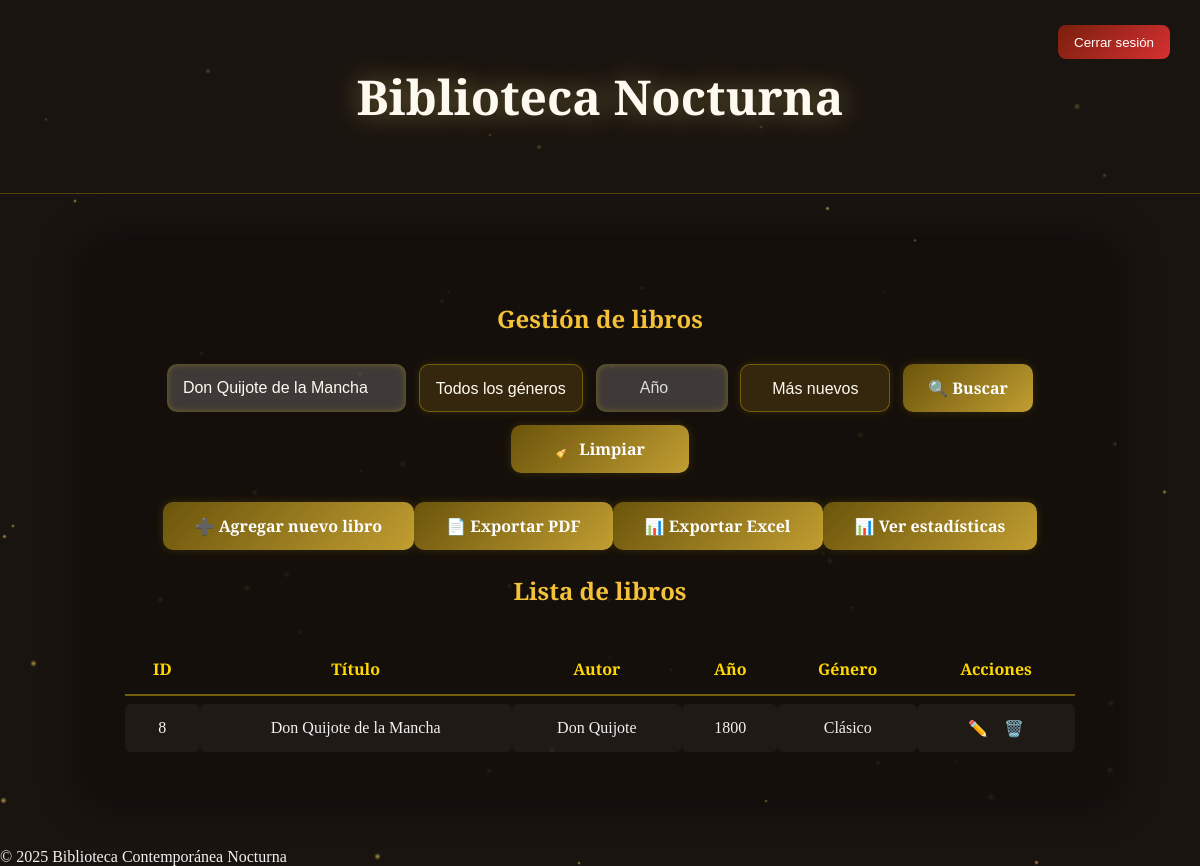
Page /panel.php?buscar=Don Quijote de la Mancha (signed in) on the committed database.
### tables this page shows
CREATE TABLE books (
            id INTEGER PRIMARY KEY AUTOINCREMENT,
            title TEXT NOT NULL,
            author TEXT NOT NULL,
            year INTEGER,
            genre TEXT,
            created_at DATETIME DEFAULT CURRENT_TIMESTAMP
        );

### models/Book.php (called while the page is built, shortened)
<?php
class Book {
    private $db;
    public function __construct($dbPath = 'db/biblioteca.db') {
        try {
            $this->db = new PDO('sqlite:' . $dbPath);
            $this->db->setAttribute(PDO::ATTR_ERRMODE, PDO::ERRMODE_EXCEPTION);
        } catch (PDOException $e) {
            die("❌ Error de conexión: " . $e->getMessage());
        }
    }
    public function getBooks($search = '', $genre = '', $year = '', $order = 'desc') {
        $query = "SELECT * FROM books WHERE 1";
        $params = [];
        if ($search !== '') {
            $query .= " AND (title LIKE ? OR author LIKE ?)";
            $params[] = "%$search%";
            $params[] = "%$search%";
        }
        $order = ($order === 'asc') ? 'ASC' : 'DESC';
        $query .= " ORDER BY year $order, id $order";
        $stmt = $this->db->prepare($query);
        $stmt->execute($params);
        return $stmt->fetchAll(PDO::FETCH_ASSOC);
    }
}
?>

### panel.php (the view, shortened to what this page needs)
<?php
require_once 'models/Book.php';
$book = new Book();
$searchTerm = $_GET['buscar'] ?? '';
$genre = $_GET['genre'] ?? '';
$year = $_GET['year'] ?? '';
$order = $_GET['order'] ?? 'desc';
$result = $book->getBooks($searchTerm, $genre, $year, $order);
?>
<!DOCTYPE html>
<html lang="es">
<head>
<link rel="stylesheet" href="css/panel.css">
</head>
<body>
<div id="particles"></div>
<header>
  <h1>Biblioteca Nocturna</h1>
  <form method="POST" action="logout.php">
    <button class="logout">Cerrar sesión</button>
  </form>
</header>
<div class="container">
  <h2>Gestión de libros</h2>
  <form class="search-bar" method="GET" action="">
    <input type="text" name="buscar" placeholder="Buscar por título o autor"
           value="<?= htmlspecialchars($searchTerm) ?>">
    <select name="genre" class="select-filter">
      <option value="">Todos los géneros</option>
    </select>
    <input type="number" name="year" placeholder="Año" min="0"
           value="<?= htmlspecialchars($year) ?>" class="input-year">
    <select name="order" class="select-filter">
      <option value="desc" <?= ($order === 'desc') ? 'selected' : '' ?>>Más nuevos</option>
    </select>
    <button type="submit" class="btn-golden">🔍 Buscar</button>
    <a href="panel.php" class="btn-golden">🧹 Limpiar</a>
  </form>
  <div class="add-btn">
    <a href="add.php" class="btn-golden">➕ Agregar nuevo libro</a>
	<a href="export.php?type=pdf&<?= http_build_query($_GET) ?>" class="btn-golden">📄 Exportar PDF</a>
	<a href="export.php?type=excel&<?= http_build_query($_GET) ?>" class="btn-golden">📊 Exportar Excel</a>
	<a href="stats.php" class="btn-golden">📊 Ver estadísticas</a>
  </div>
  <h2>Lista de libros</h2>
  <table>
    <tr><th>ID</th><th>Título</th><th>Autor</th><th>Año</th><th>Género</th><th>Acciones</th></tr>
    <?php if(!$result): ?>
      <tr><td colspan="6">No hay resultados.</td></tr>
    <?php else: foreach($result as $row): ?>
      <tr>
        <td><?=$row['id']?></td>
        <td><?=htmlspecialchars($row['title'])?></td>
        <td><?=htmlspecialchars($row['author'])?></td>
        <td><?=htmlspecialchars($row['year'])?></td>
        <td><?=htmlspecialchars($row['genre'])?></td>
        <td>
		  <a class="action" href="edit.php?id=<?=$row['id']?>">✏️</a>
		  <a class="action delete-btn"
			 data-id="<?=$row['id']?>"
			 data-title="<?=htmlspecialchars($row['title'])?>"
			 href="#">🗑️</a>
		</td>
      </tr>
    <?php endforeach; endif;?>
  </table>
</div>
<footer>© 2025 Biblioteca Contemporánea Nocturna</footer>
</body>
</html>

### css/panel.css (style rules this page uses)
body { margin: 0; font-family: "Playfair Display", serif; background: url('https://images.unsplash.com/photo-1524995997946-a1c2e315a42f') center/cover fixed no-repeat; background-blend-mode: multiply; background-color: #1a1410; color: #f1f1f1; overflow-x: hidden; }
header { text-align: center; padding: 2rem; background: rgba(25, 20, 15, 0.6); border-bottom: 1px solid rgba(255, 215, 0, 0.25); position: relative; z-index: 2; }
h1 { font-family: "Cinzel Decorative", serif; font-size: 3rem; color: #fffaf0; text-shadow: 0 0 30px rgba(255, 223, 120, 0.45); }
.logout { position: absolute; right: 30px; top: 25px; background: linear-gradient(135deg, #7a1f0d, #d63031); color: #fff; border: none; border-radius: 8px; padding: 0.6rem 1rem; cursor: pointer; z-index: 3; }
.container { max-width: 950px; margin: 3rem auto; background: rgba(20, 15, 10, 0.85); border-radius: 20px; padding: 2.5rem; box-shadow: 0 0 40px rgba(0, 0, 0, 0.6); position: relative; z-index: 2; }
h2 { color: #f3c13a; text-align: center; margin-bottom: 1.8rem; }
.search-bar { display: flex; justify-content: center; align-items: center; gap: 0.8rem; flex-wrap: wrap; margin-bottom: 1.8rem; }
.search-bar input, .search-bar select { height: 48px; border: none; border-radius: 10px; padding: 0 1rem; font-size: 1rem; color: #fffaf0; background: rgba(255, 255, 255, 0.18); box-shadow: inset 0 0 6px rgba(255, 215, 0, 0.3); transition: all 0.3s ease; }
.search-bar input::placeholder { color: #ddd; }
.search-bar select { border: 1px solid rgba(255, 215, 0, 0.3); background: rgba(60, 45, 15, 0.85); color: #fffaf0; box-shadow: 0 0 8px rgba(255, 215, 0, 0.15); appearance: none; cursor: pointer; }
.search-bar select option { background-color: #2c2215; color: #fffaf0; font-family: "Playfair Display", serif; }
.search-bar .input-year { width: 100px; text-align: center; }
.search-bar .select-filter { min-width: 150px; text-align: center; }
.btn-golden { height: 48px; min-width: 130px; display: inline-flex; align-items: center; justify-content: center; gap: 0.4rem; padding: 0 1.5rem; font-family: "Playfair Display", serif; font-size: 1rem; font-weight: 600; color: #fff; background: linear-gradient(135deg, #6b540b, #c19e32); border: none; border-radius: 10px; text-decoration: none; cursor: pointer; box-shadow: 0 0 10px rgba(255, 215, 0, 0.15); transition: all 0.3s ease; }
.add-btn { display: flex; justify-content: center; margin-bottom: 1.5rem; }
.add-btn a { height: 48px; padding: 0 2rem; }
table { width: 100%; border-collapse: separate; border-spacing: 0 8px; }
th, td { text-align: center; padding: 0.9rem; }
th { color: #ffd700; border-bottom: 2px solid rgba(255, 215, 0, 0.4); }
td { background: rgba(255, 255, 255, 0.05); border-radius: 6px; }
a.action { color: #ffd700; text-decoration: none; margin: 0 6px; }
#particles { position: fixed; top: 0; left: 0; width: 100%; height: 100%; z-index: 0; pointer-events: none; overflow: hidden; }

### rows in the picture
books: id "8", title "Don Quijote de la Mancha", author "Don Quijote", year "1800", genre "Clásico"
